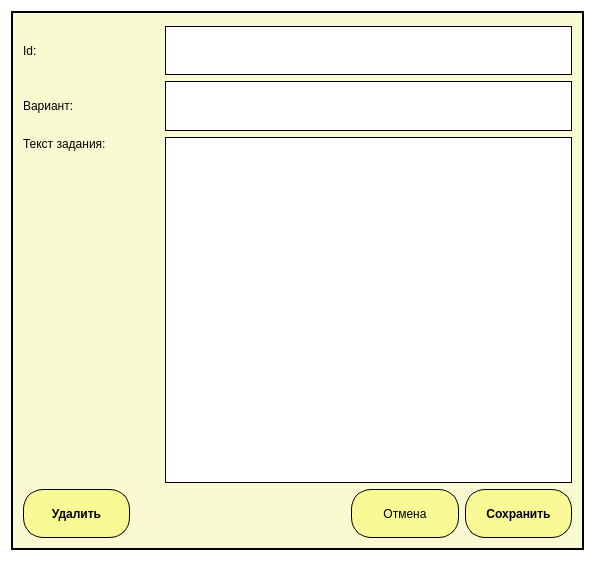
<?xml version="1.0" encoding="UTF-8"?>
<ui version="4.0">
 <class>dialog_question</class>
 <widget class="QDialog" name="dialog_question">
  <property name="geometry">
   <rect>
    <x>0</x>
    <y>0</y>
    <width>595</width>
    <height>561</height>
   </rect>
  </property>
  <property name="windowTitle">
   <string>Dialog</string>
  </property>
  <property name="styleSheet">
   <string notr="true">QDialog#dialog_question{
background-color: rgb(255, 255, 255);
}</string>
  </property>
  <layout class="QGridLayout" name="gridLayout">
   <item row="0" column="0">
    <widget class="QGroupBox" name="groupBox">
     <property name="styleSheet">
      <string notr="true">QGroupBox#groupBox {
	border: 2px solid #000000;
	
	background-color: rgb(250, 250, 210);
}</string>
     </property>
     <property name="title">
      <string/>
     </property>
     <layout class="QGridLayout" name="gridLayout_2" rowstretch="10,10,70,10">
      <item row="0" column="0">
       <layout class="QHBoxLayout" name="horizontalLayout_2" stretch="25,75">
        <item>
         <widget class="QLabel" name="label">
          <property name="text">
           <string>Id:</string>
          </property>
         </widget>
        </item>
        <item>
         <widget class="QLineEdit" name="lineEdit">
          <property name="sizePolicy">
           <sizepolicy hsizetype="Expanding" vsizetype="Ignored">
            <horstretch>0</horstretch>
            <verstretch>0</verstretch>
           </sizepolicy>
          </property>
          <property name="styleSheet">
           <string notr="true">QLineEdit {
border: 1px solid #000000;
}</string>
          </property>
         </widget>
        </item>
       </layout>
      </item>
      <item row="1" column="0">
       <layout class="QHBoxLayout" name="horizontalLayout_3" stretch="25,75">
        <item>
         <widget class="QLabel" name="label_2">
          <property name="text">
           <string>Вариант:</string>
          </property>
         </widget>
        </item>
        <item>
         <widget class="QLineEdit" name="lineEdit_2">
          <property name="sizePolicy">
           <sizepolicy hsizetype="Expanding" vsizetype="Ignored">
            <horstretch>0</horstretch>
            <verstretch>0</verstretch>
           </sizepolicy>
          </property>
          <property name="styleSheet">
           <string notr="true">QLineEdit {
border: 1px solid #000000;
}</string>
          </property>
         </widget>
        </item>
       </layout>
      </item>
      <item row="2" column="0">
       <layout class="QHBoxLayout" name="horizontalLayout_5" stretch="25,75">
        <item>
         <widget class="QLabel" name="label_4">
          <property name="text">
           <string>Текст задания:</string>
          </property>
          <property name="alignment">
           <set>Qt::AlignLeading|Qt::AlignLeft|Qt::AlignTop</set>
          </property>
         </widget>
        </item>
        <item>
         <widget class="QTextEdit" name="textEdit">
          <property name="styleSheet">
           <string notr="true">QTextEdit {
border: 1px solid #000000;
}</string>
          </property>
         </widget>
        </item>
       </layout>
      </item>
      <item row="3" column="0">
       <layout class="QHBoxLayout" name="horizontalLayout" stretch="20,40,20,20">
        <item>
         <widget class="QPushButton" name="pushButton_3">
          <property name="sizePolicy">
           <sizepolicy hsizetype="Minimum" vsizetype="Ignored">
            <horstretch>0</horstretch>
            <verstretch>0</verstretch>
           </sizepolicy>
          </property>
          <property name="font">
           <font>
            <weight>75</weight>
            <bold>true</bold>
           </font>
          </property>
          <property name="styleSheet">
           <string notr="true">QPushButton {
	background-color: rgb(249, 250, 150);
border: 1px solid #000000;
border-radius: 20px;
} 
QPushButton::hover { 
	
	background-color: rgb(227, 227, 136);
} 
QPushButton::pressed {
 border: 3px solid #000000;
}</string>
          </property>
          <property name="text">
           <string>Удалить</string>
          </property>
          <property name="autoDefault">
           <bool>false</bool>
          </property>
         </widget>
        </item>
        <item>
         <spacer name="horizontalSpacer">
          <property name="orientation">
           <enum>Qt::Horizontal</enum>
          </property>
          <property name="sizeHint" stdset="0">
           <size>
            <width>40</width>
            <height>20</height>
           </size>
          </property>
         </spacer>
        </item>
        <item>
         <widget class="QPushButton" name="pushButton">
          <property name="sizePolicy">
           <sizepolicy hsizetype="Minimum" vsizetype="Ignored">
            <horstretch>0</horstretch>
            <verstretch>0</verstretch>
           </sizepolicy>
          </property>
          <property name="styleSheet">
           <string notr="true">QPushButton {
	background-color: rgb(249, 250, 150);
border: 1px solid #000000;
border-radius: 20px;
} 
QPushButton::hover { 
	
	background-color: rgb(227, 227, 136);
} 
QPushButton::pressed {
 border: 3px solid #000000;
}</string>
          </property>
          <property name="text">
           <string>Отмена</string>
          </property>
         </widget>
        </item>
        <item>
         <widget class="QPushButton" name="pushButton_2">
          <property name="sizePolicy">
           <sizepolicy hsizetype="Minimum" vsizetype="Ignored">
            <horstretch>0</horstretch>
            <verstretch>0</verstretch>
           </sizepolicy>
          </property>
          <property name="font">
           <font>
            <weight>75</weight>
            <bold>true</bold>
           </font>
          </property>
          <property name="styleSheet">
           <string notr="true">QPushButton {
	background-color: rgb(249, 250, 150);
border: 1px solid #000000;
border-radius: 20px;
} 
QPushButton::hover { 
	
	background-color: rgb(227, 227, 136);
} 
QPushButton::pressed {
 border: 3px solid #000000;
}</string>
          </property>
          <property name="text">
           <string>Сохранить</string>
          </property>
          <property name="autoDefault">
           <bool>false</bool>
          </property>
         </widget>
        </item>
       </layout>
      </item>
     </layout>
    </widget>
   </item>
  </layout>
 </widget>
 <resources/>
 <connections/>
</ui>
